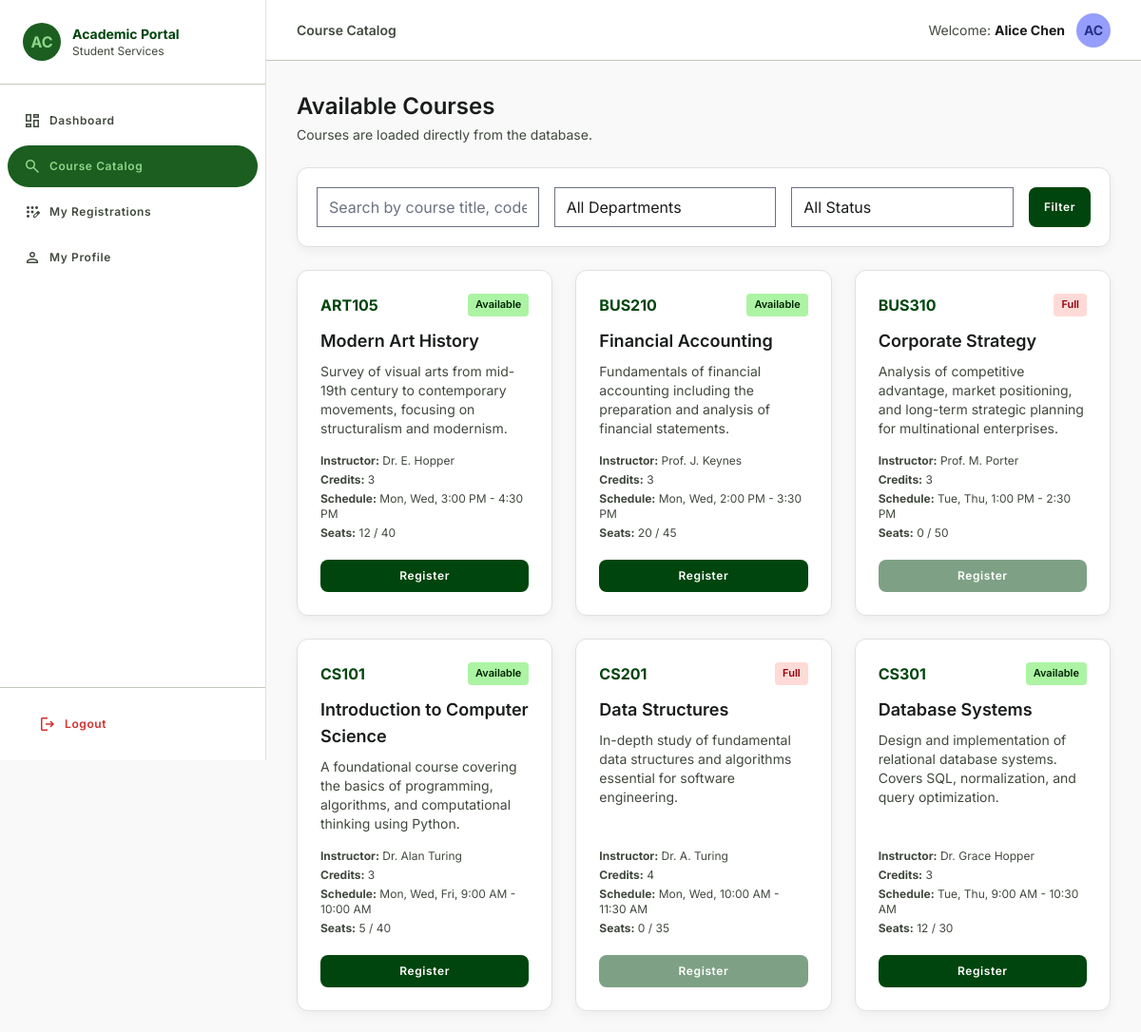
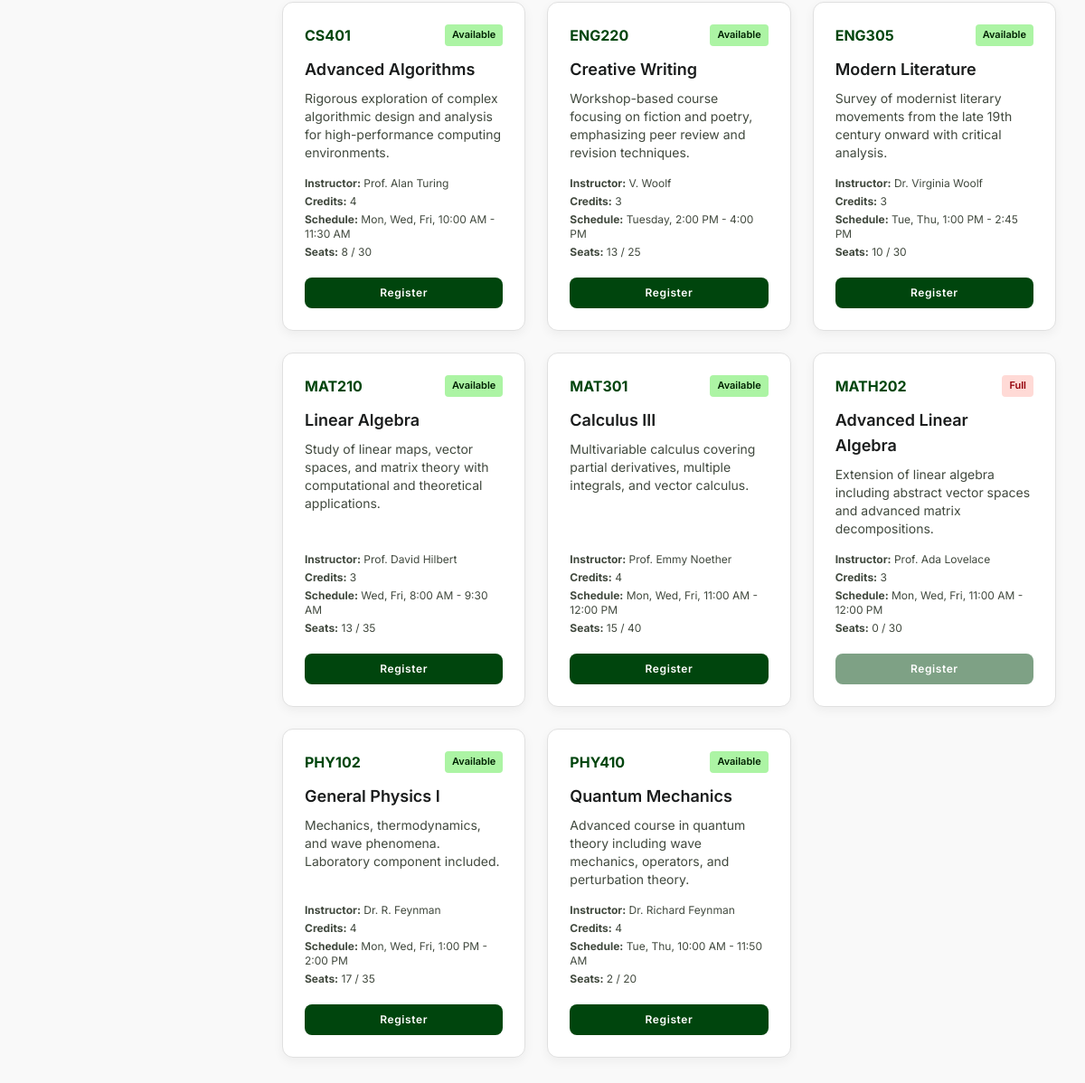
/student/courses.php (signed in), run on the app's committed database (2 pictures, top to bottom).
### tables this page shows
CREATE TABLE students (
    student_id     INT UNSIGNED AUTO_INCREMENT PRIMARY KEY,
    user_id        INT UNSIGNED NOT NULL UNIQUE,
    student_number VARCHAR(20)  NOT NULL UNIQUE,
    department     VARCHAR(100) NOT NULL,
    program        VARCHAR(150) NOT NULL,
    year_level     TINYINT UNSIGNED NOT NULL DEFAULT 1,
    created_at     DATETIME NOT NULL DEFAULT CURRENT_TIMESTAMP,
    CONSTRAINT fk_student_user FOREIGN KEY (user_id)
        REFERENCES users(user_id) ON DELETE CASCADE ON UPDATE CASCADE,
    INDEX idx_student_number (student_number),
    INDEX idx_student_user   (user_id)
);

CREATE TABLE users (
    user_id       INT UNSIGNED AUTO_INCREMENT PRIMARY KEY,
    full_name     VARCHAR(150)  NOT NULL,
    email         VARCHAR(180)  NOT NULL UNIQUE,
    password_hash VARCHAR(255)  NOT NULL,
    role          ENUM('student','admin') NOT NULL DEFAULT 'student',
    is_active     TINYINT(1)    NOT NULL DEFAULT 1,
    created_at    DATETIME      NOT NULL DEFAULT CURRENT_TIMESTAMP,
    updated_at    DATETIME      NOT NULL DEFAULT CURRENT_TIMESTAMP ON UPDATE CURRENT_TIMESTAMP,
    INDEX idx_email (email),
    INDEX idx_role  (role)
);

CREATE TABLE courses (
    course_id       INT UNSIGNED AUTO_INCREMENT PRIMARY KEY,
    course_code     VARCHAR(20)  NOT NULL UNIQUE,
    course_title    VARCHAR(200) NOT NULL,
    description     TEXT,
    department      VARCHAR(100) NOT NULL,
    instructor      VARCHAR(150) NOT NULL,
    credit_hours    TINYINT UNSIGNED NOT NULL DEFAULT 3,
    schedule_day    VARCHAR(60)  NOT NULL,
    schedule_time   VARCHAR(60)  NOT NULL,
    capacity        SMALLINT UNSIGNED NOT NULL DEFAULT 30,
    available_seats SMALLINT UNSIGNED NOT NULL DEFAULT 30,
    status          ENUM('active','inactive','full') NOT NULL DEFAULT 'active',
    created_at      DATETIME NOT NULL DEFAULT CURRENT_TIMESTAMP,
    updated_at      DATETIME NOT NULL DEFAULT CURRENT_TIMESTAMP ON UPDATE CURRENT_TIMESTAMP,
    CONSTRAINT chk_capacity  CHECK (capacity > 0),
    CONSTRAINT chk_seats     CHECK (available_seats >= 0),
    CONSTRAINT chk_seats_cap CHECK (available_seats <= capacity),
    INDEX idx_course_code (course_code),
    INDEX idx_department  (department),
    INDEX idx_status      (status)
);

### includes/auth.php (called while the page is built, shortened)
<?php
require_once __DIR__ . '/db.php';
function currentUser(): ?array {
    global $pdo;
    $stmt = $pdo->prepare("\n        SELECT u.user_id, u.full_name, u.email, u.role, u.is_active,\n               s.student_id, s.student_number, s.department AS student_department, s.program, s.year_level,\n               a.admin_id, a.staff_number\n        FROM users u\n        LEFT JOIN students s ON u.user_id = s.user_id\n        LEFT JOIN admins a ON u.user_id = a.user_id\n        WHERE u.user_id = ?\n        LIMIT 1\n    ");
    $stmt->execute([$_SESSION['user_id']]);
    $user = $stmt->fetch();
    return $user ?: null;
}
?>

### includes/functions.php (called while the page is built, shortened)
<?php
require_once __DIR__ . '/db.php';
function e($value): string { return htmlspecialchars((string)$value, ENT_QUOTES, 'UTF-8'); }
function getInitials(?string $name): string {
    $parts = preg_split('/\s+/', trim((string)$name));
    $initials = '';
    foreach ($parts as $part) if ($part !== '') $initials .= strtoupper(substr($part, 0, 1));
    return substr($initials ?: 'U', 0, 2);
}
function getCourses(array $filters = []): array {
    global $pdo;
    $sql = "SELECT * FROM courses WHERE 1=1";
    $params = [];
    $search = trim($filters['search'] ?? '');
    $dept = trim($filters['dept'] ?? ($filters['department'] ?? ''));
    $status = trim($filters['status'] ?? '');
    $available = $filters['available'] ?? '';
    $sql .= " ORDER BY course_code ASC";
    $stmt = $pdo->prepare($sql);
    $stmt->execute($params);
    return $stmt->fetchAll();
}
?>

### includes/config.php (called while the page is built, shortened)
<?php
function url(string $path): string {
    return BASE_URL . $path;
}
?>

### student/courses.php (the view, shortened to what this page needs)
<?php
require_once '../includes/auth.php'; require_once '../includes/functions.php';
requireStudent(); $user=currentUser();
$filters=['search'=>$_GET['search']??'', 'dept'=>$_GET['dept']??'', 'available'=>$_GET['available']??'']; $courses=getCourses($filters);
$pageTitle='Course Catalog'; $activePage='courses'; $sidebarRole='student';
require_once '../includes/header.php'; require_once '../includes/sidebar.php';
?>
<div class="p-8 max-w-6xl mx-auto"><div class="mb-6"><h2 class="text-2xl font-semibold text-on-surface mb-1">Available Courses</h2><p class="text-sm text-on-surface-variant">Courses are loaded directly from the database.</p></div>
<form method="GET" class="card mb-6 p-5"><div class="flex flex-col md:flex-row gap-4"><input name="search" value="<?= e($filters['search']) ?>" class="form-input" placeholder="Search by course title, code, or instructor"><select name="dept" class="form-input max-w-xs"><option value="">All Departments</option></select><select name="available" class="form-input max-w-xs"><option value="">All Status</option></select><button class="btn-primary" type="submit">Filter</button></div></form>
<div class="grid grid-cols-1 md:grid-cols-2 lg:grid-cols-3 gap-6"><?php foreach($courses as $c): $isFull=(int)$c['available_seats']<=0 || $c['status']==='full'; ?><div class="course-card"><div class="flex justify-between gap-2 mb-3"><span class="font-bold text-primary"><?= e($c['course_code']) ?></span><span class="<?= $isFull?'badge-full':'badge-available' ?>"><?= $isFull?'Full':'Available' ?></span></div><h3 class="text-lg font-semibold mb-2"><?= e($c['course_title']) ?></h3><p class="text-sm text-on-surface-variant flex-grow"><?= e($c['description']) ?></p><div class="text-xs text-on-surface-variant mt-4 space-y-1"><p><strong>Instructor:</strong> <?= e($c['instructor']) ?></p><p><strong>Credits:</strong> <?= (int)$c['credit_hours'] ?></p><p><strong>Schedule:</strong> <?= e($c['schedule_day']) ?>, <?= e($c['schedule_time']) ?></p><p><strong>Seats:</strong> <?= (int)$c['available_seats'] ?> / <?= (int)$c['capacity'] ?></p></div><button class="btn-primary w-full justify-center mt-5" <?= $isFull?'disabled style="opacity:.5;cursor:not-allowed"':'' ?> onclick="enrollCourse(<?= (int)$c['course_id'] ?>)">Register</button></div><?php endforeach; ?></div></div>
<?php require_once '../includes/footer.php'; ?>

### includes/sidebar.php
<?php
if (($sidebarRole ?? '') === 'admin') require __DIR__ . '/admin_sidebar.php';
else require __DIR__ . '/student_sidebar.php';
?>
<div class="main-content">
<header class="sticky top-0 z-30 flex justify-between items-center px-8 h-16 bg-surface border-b border-outline-variant">
  <div class="flex items-center gap-3"><span class="text-sm font-semibold text-on-surface-variant hidden md:block"><?= e($pageTitle ?? 'Dashboard') ?></span></div>
  <div class="flex items-center gap-3">
    <span class="text-sm text-on-surface-variant"><?= ($sidebarRole ?? '') === 'admin' ? 'Admin' : 'Welcome' ?>: <strong class="text-on-surface"><?= e($user['full_name'] ?? 'User') ?></strong></span>
    <div class="w-9 h-9 rounded-full bg-secondary-container text-on-secondary-container flex items-center justify-center font-bold text-sm"><?= e(getInitials($user['full_name'] ?? 'User')) ?></div>
  </div>
</header>

### includes/student_sidebar.php
<aside class="sidebar" id="student-sidebar">
  <div class="flex items-center gap-3 p-6 border-b border-outline-variant">
    <div class="w-10 h-10 rounded-full bg-primary-container flex items-center justify-center font-bold text-on-primary-container"><?= e(getInitials($user['full_name'] ?? 'Student')) ?></div>
    <div><h2 class="text-sm font-bold text-primary">Academic Portal</h2><p class="text-xs text-on-surface-variant">Student Services</p></div>
  </div>
  <nav class="flex-1 py-4 overflow-y-auto"><ul class="space-y-1">
    <li><a class="nav-link <?= ($activePage ?? '') === 'dashboard' ? 'active' : '' ?>" href="<?= url('/student/dashboard.php') ?>"><span class="ms" style="font-size:20px">dashboard</span>Dashboard</a></li>
    <li><a class="nav-link <?= ($activePage ?? '') === 'courses' ? 'active' : '' ?>" href="<?= url('/student/courses.php') ?>"><span class="ms" style="font-size:20px">search</span>Course Catalog</a></li>
    <li><a class="nav-link <?= ($activePage ?? '') === 'mycourses' ? 'active' : '' ?>" href="<?= url('/student/my_courses.php') ?>"><span class="ms" style="font-size:20px">app_registration</span>My Registrations</a></li>
    <li><a class="nav-link <?= ($activePage ?? '') === 'profile' ? 'active' : '' ?>" href="<?= url('/student/profile.php') ?>"><span class="ms" style="font-size:20px">person</span>My Profile</a></li>
  </ul></nav>
  <div class="p-4 border-t border-outline-variant"><a href="<?= url('/logout.php') ?>" class="nav-link w-full text-error hover:bg-error-container/20"><span class="ms" style="font-size:20px;color:#D32F2F">logout</span>Logout</a></div>
</aside>

### assets/css/style.css (style rules this page uses)
* { font-family: 'Inter', sans-serif; }
body { min-height: 100dvh; }
.ms { font-family: 'Material Symbols Outlined'; font-weight: normal; font-style: normal; font-size: 24px; line-height: 1; letter-spacing: normal; text-transform: none; display: inline-block; white-space: nowrap; direction: ltr; -webkit-font-smoothing: antialiased; }
.nav-link { display: flex; align-items: center; gap: 8px; padding: 12px 16px; margin: 0 8px; border-radius: 9999px; cursor: pointer; font-size: 12px; font-weight: 600; letter-spacing: 0.05em; color: #41493e; transition: all 0.15s; }
.nav-link.active { background: #1b5e20; color: #90d689; }
.nav-link.active .ms { color: #90d689; }
.btn-primary { background: #00450d; color: white; padding: 8px 16px; border-radius: 8px; font-size: 12px; font-weight: 600; letter-spacing: 0.05em; cursor: pointer; border: none; display: inline-flex; align-items: center; gap: 6px; transition: all 0.15s; }
.card { background: white; border: 1px solid #E0E0E0; border-radius: 12px; padding: 24px; box-shadow: 0 4px 12px rgba(0,0,0,0.05); }
.badge-available { background: #acf4a4; color: #002203; font-size: 11px; font-weight: 600; padding: 3px 8px; border-radius: 4px; }
.badge-full { background: #ffdad6; color: #93000a; font-size: 11px; font-weight: 600; padding: 3px 8px; border-radius: 4px; }
.form-input { width: 100%; padding: 10px 14px; background: white; border: 1px solid #E0E0E0; border-radius: 8px; font-size: 15px; color: #1a1c1c; outline: none; transition: all 0.2s; box-sizing: border-box; }
.course-card { background: white; border: 1px solid #E0E0E0; border-radius: 12px; padding: 24px; box-shadow: 0 4px 12px rgba(0,0,0,0.05); display: flex; flex-direction: column; transition: box-shadow 0.2s; }
.sidebar { width: 280px; min-height: 100vh; background: white; border-right: 1px solid #E0E0E0; position: fixed; top: 0; left: 0; z-index: 40; display: flex; flex-direction: column; }
.main-content { margin-left: 280px; min-height: 100vh; background: #f9f9f9; }
.ms { font-feature-settings: 'liga'; }

### data on the page
students: user.full_name "AC", user.full_name "Alice Chen"
courses: course_code "ART105", status "Available", course_title "Modern Art History", description "Survey of visual arts from mid-19th century to contemporary movements, focusing on structuralism and modernism.", instructor "Dr. E. Hopper", credit_hours "3", schedule_day "Mon, Wed", schedule_time "3:00 PM - 4:30 PM", available_seats "12", capacity "40"
courses: course_code "BUS210", status "Available", course_title "Financial Accounting", description "Fundamentals of financial accounting including the preparation and analysis of financial statements.", instructor "Prof. J. Keynes", credit_hours "3", schedule_day "Mon, Wed", schedule_time "2:00 PM - 3:30 PM", available_seats "20", capacity "45"
courses: course_code "BUS310", shows "Full", course_title "Corporate Strategy", description "Analysis of competitive advantage, market positioning, and long-term strategic planning for multinational enterprises.", instructor "Prof. M. Porter", credit_hours "3", schedule_day "Tue, Thu", schedule_time "1:00 PM - 2:30 PM", available_seats "0", capacity "50"
courses: course_code "CS101", status "Available", course_title "Introduction to Computer Science", description "A foundational course covering the basics of programming, algorithms, and computational thinking using Python.", instructor "Dr. Alan Turing", credit_hours "3", schedule_day "Mon, Wed, Fri", schedule_time "9:00 AM - 10:00 AM", available_seats "5", capacity "40"
courses: course_code "CS201", shows "Full", course_title "Data Structures", description "In-depth study of fundamental data structures and algorithms essential for software engineering.", instructor "Dr. A. Turing", credit_hours "4", schedule_day "Mon, Wed", schedule_time "10:00 AM - 11:30 AM", available_seats "0", capacity "35"
courses: course_code "CS301", status "Available", course_title "Database Systems", description "Design and implementation of relational database systems. Covers SQL, normalization, and query optimization.", instructor "Dr. Grace Hopper", credit_hours "3", schedule_day "Tue, Thu", schedule_time "9:00 AM - 10:30 AM", available_seats "12", capacity "30"
courses: course_code "CS401", status "Available", course_title "Advanced Algorithms", description "Rigorous exploration of complex algorithmic design and analysis for high-performance computing environments.", instructor "Prof. Alan Turing", credit_hours "4", schedule_day "Mon, Wed, Fri", schedule_time "10:00 AM - 11:30 AM", available_seats "8", capacity "30"
courses: course_code "ENG220", status "Available", course_title "Creative Writing", description "Workshop-based course focusing on fiction and poetry, emphasizing peer review and revision techniques.", instructor "V. Woolf", credit_hours "3", schedule_day "Tuesday", schedule_time "2:00 PM - 4:00 PM", available_seats "13", capacity "25"
courses: course_code "ENG305", status "Available", course_title "Modern Literature", description "Survey of modernist literary movements from the late 19th century onward with critical analysis.", instructor "Dr. Virginia Woolf", credit_hours "3", schedule_day "Tue, Thu", schedule_time "1:00 PM - 2:45 PM", available_seats "10", capacity "30"
courses: course_code "MAT210", status "Available", course_title "Linear Algebra", description "Study of linear maps, vector spaces, and matrix theory with computational and theoretical applications.", instructor "Prof. David Hilbert", credit_hours "3", schedule_day "Wed, Fri", schedule_time "8:00 AM - 9:30 AM", available_seats "13", capacity "35"
courses: course_code "MAT301", status "Available", course_title "Calculus III", description "Multivariable calculus covering partial derivatives, multiple integrals, and vector calculus.", instructor "Prof. Emmy Noether", credit_hours "4", schedule_day "Mon, Wed, Fri", schedule_time "11:00 AM - 12:00 PM", available_seats "15", capacity "40"
courses: course_code "MATH202", shows "Full", course_title "Advanced Linear Algebra", description "Extension of linear algebra including abstract vector spaces and advanced matrix decompositions.", instructor "Prof. Ada Lovelace", credit_hours "3", schedule_day "Mon, Wed, Fri", schedule_time "11:00 AM - 12:00 PM", available_seats "0", capacity "30"
courses: course_code "PHY102", status "Available", course_title "General Physics I", description "Mechanics, thermodynamics, and wave phenomena. Laboratory component included.", instructor "Dr. R. Feynman", credit_hours "4", schedule_day "Mon, Wed, Fri", schedule_time "1:00 PM - 2:00 PM", available_seats "17", capacity "35"
courses: course_code "PHY410", status "Available", course_title "Quantum Mechanics", description "Advanced course in quantum theory including wave mechanics, operators, and perturbation theory.", instructor "Dr. Richard Feynman", credit_hours "4", schedule_day "Tue, Thu", schedule_time "10:00 AM - 11:50 AM", available_seats "2", capacity "20"

### other printed values
$pageTitle "Course Catalog"
